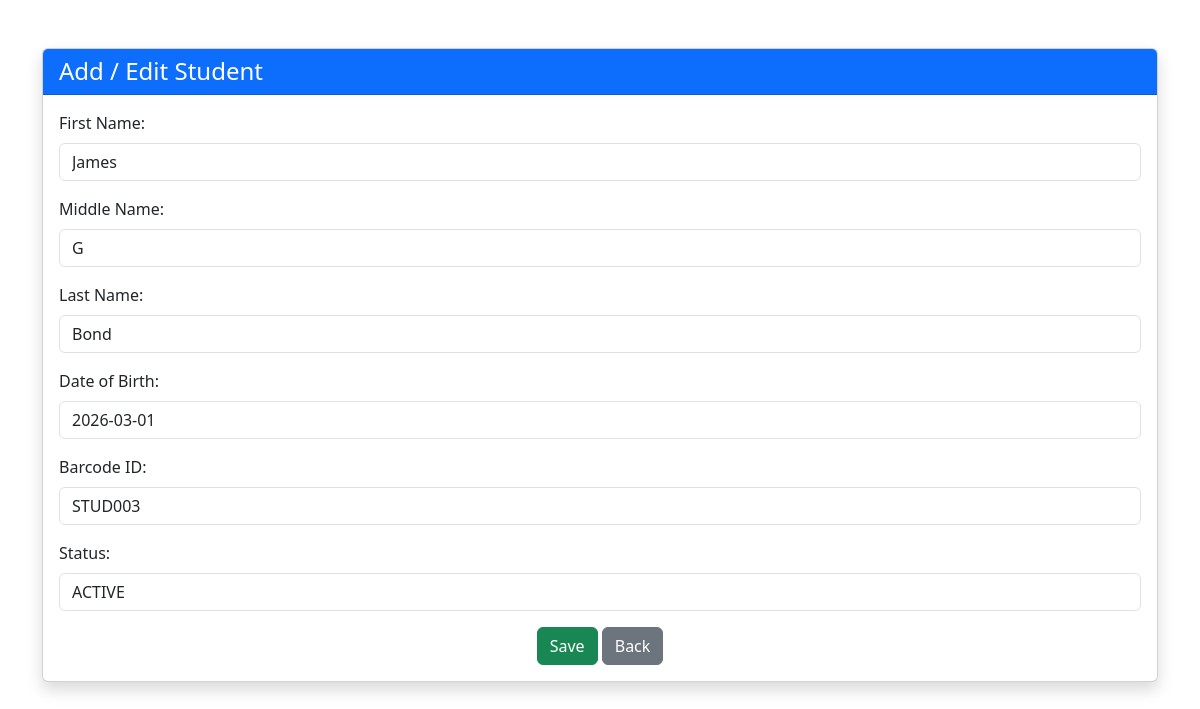
Page /students/update/3/ on the earlier database version.
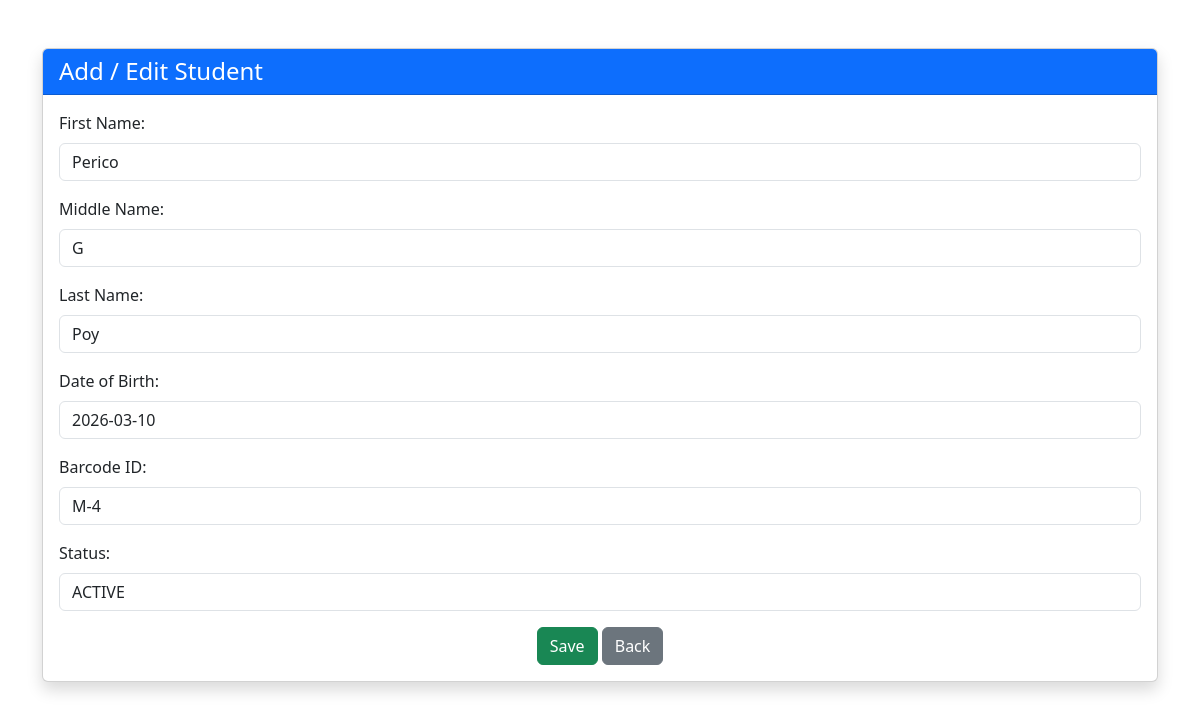
Same page on the later database version.
### students/models.py (models this page shows, shortened)
class Student(models.Model):
    first_name = models.CharField(max_length=255, default='Unknown')
    middle_name = models.CharField(max_length=255, blank=True, null=True, default='')
    last_name = models.CharField(max_length=255, default='Unknown')
    dob = models.DateField()
    barcode_id = models.CharField(max_length=100, unique=True)
    status = models.CharField(max_length=50)
    photo = models.ImageField(upload_to='student_photos/', blank=True, null=True)
    qr_code = models.ImageField(upload_to='qr_codes/', blank=True)  # Added qr_code field
    barcode_image = models.ImageField(upload_to='barcodes/', blank=True)

### students/views.py (the view)
# urls.py: path('update/<int:pk>/', views.student_update, name='student_update'),
def student_update(request, pk):
    student = get_object_or_404(Student, pk=pk)
    form = StudentForm(request.POST or None, instance=student)
    if form.is_valid():
        form.save()
        return redirect('student_list')
    return render(request, 'students/student_form.html', {'form': form})

### students/forms.py
class StudentForm(forms.ModelForm):
    class Meta:
        model = Student
        fields = [
            'first_name',
            'middle_name',
            'last_name',
            'dob',
            'barcode_id',
            'status',
            'status',
            'photo'
        ]
    widgets = {
        'first_name': forms.TextInput(attrs={'class': 'form-control'}),
        'middle_name': forms.TextInput(attrs={'class': 'form-control'}),
        'last_name': forms.TextInput(attrs={'class': 'form-control'}),
        'dob': forms.DateInput(attrs={'type': 'date', 'class': 'form-control'}),
        'barcode_id': forms.TextInput(attrs={'class': 'form-control'}),
        'status': forms.TextInput(attrs={'class': 'form-control'}),
        'photo': forms.ClearableFileInput(attrs={'class': 'form-control'}),
}

### students/templatetags/custom_filters.py (called while the page is built)
@register.filter(name='add_class')
def add_class(field, css_class):
    return field.as_widget(attrs={"class": css_class})

### students/templates/students/student_form.html (shortened to what this page needs)
{% load custom_filters %}
<!DOCTYPE html>
<html lang="en">
<head>
    <link href="https://cdn.jsdelivr.net/npm/bootstrap@5.3.0-alpha3/dist/css/bootstrap.min.css" rel="stylesheet">
</head>
<body>
<div class="container mt-5">
    <div class="card shadow">
        <div class="card-header bg-primary text-white">
            <h4 class="mb-0">Add / Edit Student</h4>
        </div>
        <div class="card-body">
            <form method="POST" class="needs-validation" novalidate>
            <form method="POST" enctype="multipart/form-data">
                <div class="mb-3">
                    <label for="first_name" class="form-label">First Name:</label>
                    {{ form.first_name|add_class:"form-control" }}
                </div>
                <div class="mb-3">
                    <label for="middle_name" class="form-label">Middle Name:</label>
                    {{ form.middle_name|add_class:"form-control" }}
                </div>
                <div class="mb-3">
                    <label for="last_name" class="form-label">Last Name:</label>
                    {{ form.last_name|add_class:"form-control" }}
                </div>
                <div class="mb-3">
                    <label for="dob" class="form-label">Date of Birth:</label>
                    {{ form.dob|add_class:"form-control" }}
                </div>
                <div class="mb-3">
                    <label for="barcode_id" class="form-label">Barcode ID:</label>
                    {{ form.barcode_id|add_class:"form-control" }}
                </div>
                <div class="mb-3">
                    <label for="status" class="form-label">Status:</label>
                    {{ form.status|add_class:"form-control" }}
                </div>
                <div class="text-center">
                    <button type="submit" class="btn btn-success">Save</button>
                    <a href="{% url 'student_list' %}" class="btn btn-secondary">Back</a>
                </div>
            </form>
        </div>
    </div>
</div>
</body>
</html>

Differences in the rows shown:
changed Student "ACTIVE": first_name "James" → "Perico"; last_name "Bond" → "Poy"; dob "2026-03-01" → "2026-03-10"; barcode_id "STUD003" → "M-4"
